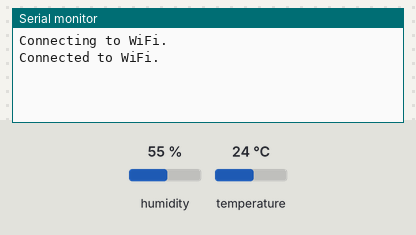
Bench run of a sketch on a simulated ESP8266 (NodeMCU). Shown: the last lines printed to the serial monitor. The test bench sets the inputs (shaded band); at power-on: humidity 55 %, temperature 24 °C. WiFi joins after 1.5 s; servers stay silent unless stated.

Above: at 6.2 s.
6.3 s: humidity set to 22 %
At 16.1 s:
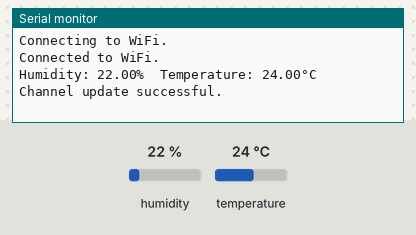
21.3 s: temperature set to 12 °C
At 30.55 s:
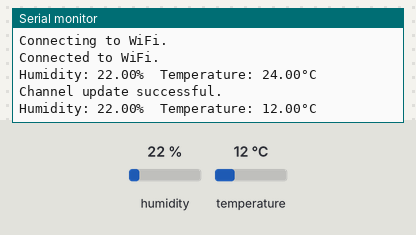
36.3 s: humidity set to 40 %
At 47.3 s:
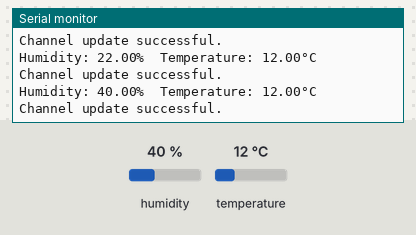

Measured:
- after the input at 6.3 s, the serial monitor: prints a new line after 8.7 s (image 1)
- after the input at 21.3 s, the serial monitor: prints a new line after 9.0 s (image 2)
- after the input at 36.3 s, the serial monitor: prints a new line after 9.4 s (image 3)

The sketch:

WS04-64110588.ino
```cpp
#include <ESP8266WiFi.h>
#include "ThingSpeak.h"
#include "DHT.h"

const char* ssid = "Galaxy eiei";
const char* password = "1234567890";
unsigned long channelID = 2339907;
const char* writeKey = "CCXRIN509YA6XKLM";

unsigned long lastTime = 0;
unsigned long timerDelay = 15000;

#define DHTPIN D4
#define DHTTYPE DHT11

WiFiClient client;
DHT dht(DHTPIN, DHTTYPE);

void setup() {
  Serial.begin(115200);
  WiFi.mode(WIFI_STA);
  ThingSpeak.begin(client);
  connectToWiFi();
}

void loop() {
  if (shouldUpdateChannel()) {
    if (WiFi.status() != WL_CONNECTED) {
      Serial.println("Attempting to connect");
      connectToWiFi();
    }

    float humidity = dht.readHumidity();
    float temperature = dht.readTemperature();
    printSensorData(humidity, temperature);

    updateThingSpeak(channelID, temperature, humidity);

    lastTime = millis();
  }
}

void connectToWiFi() {
  Serial.print("Connecting to WiFi");
  while (WiFi.status() != WL_CONNECTED) {
    WiFi.begin(ssid, password);
    delay(5000);
    Serial.print(".");
  }
  Serial.println("\nConnected to WiFi.");
}

bool shouldUpdateChannel() {
  return (millis() - lastTime) > timerDelay;
}

void printSensorData(float humidity, float temperature) {
  Serial.print("Humidity: ");
  Serial.print(humidity);
  Serial.print("%  Temperature: ");
  Serial.print(temperature);
  Serial.println("°C ");
}

void updateThingSpeak(unsigned long channel, float temperature, float humidity) {
  ThingSpeak.setField(1, temperature);
  ThingSpeak.setField(2, humidity);

  int updateStatus = ThingSpeak.writeFields(channel, writeKey);
  if (updateStatus == 200) {
    Serial.println("Channel update successful.");
  } else {
    Serial.println("Problem updating channel. HTTP error code " + String(updateStatus));
  }
}
```
